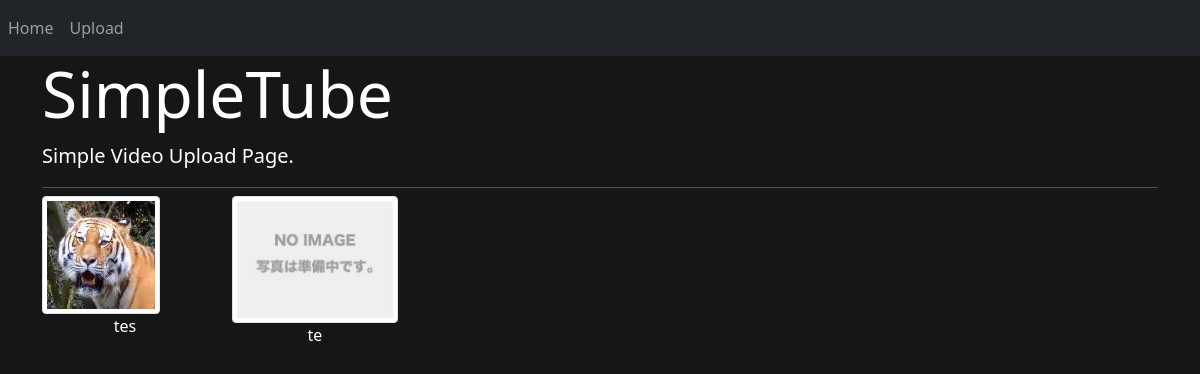
The app's page /, older data.
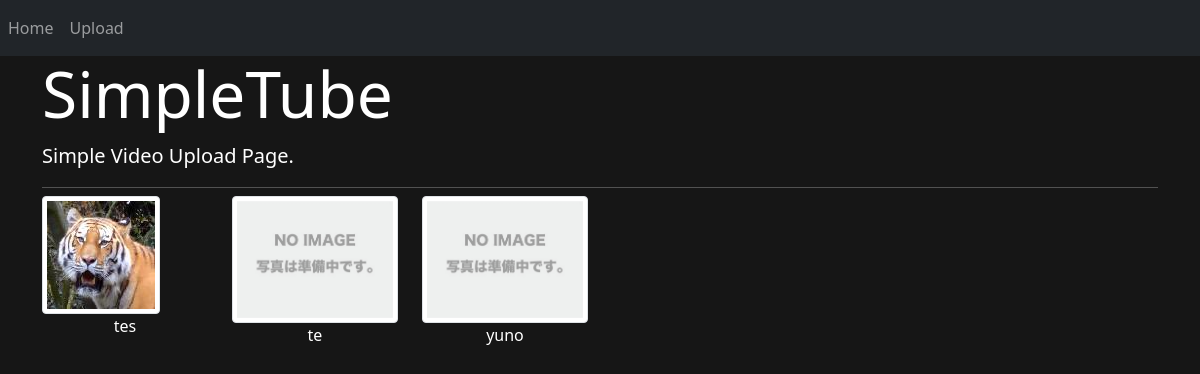
The same page, newer data.
### videos/models.py (models this page shows, shortened)
class Video(models.Model):
    title = models.CharField('Video Title', max_length=255)
    description = models.TextField('Descriptions(optional)', blank=True)
    thumbnail = models.ImageField('Thumbnail(optional)', upload_to='thumbnails/', null=True, blank=True)  # /media/thumbnails/ファイル名
    upload = models.FileField('File', upload_to='uploads/%Y/%m/%d/')  # /media/uploads/2018/3/20/ファイル名
    created_at = models.DateTimeField('Created date', auto_now_add=True)  # default=timezone.nowと違い、入力欄は表示されない
    updated_at = models.DateTimeField('Update date', auto_now=True)  # 更新するたびにその日時が格納される

### videos/views.py (the view)
# urls.py: path('', views.IndexView.as_view(), name='index'),
class IndexView(generic.ListView):
    model = Video

### videos/templates/videos/video_list.html
{% extends 'videos/base.html' %}
{% load static %}
{% block content %}
<div class="row">
  {% for video in video_list %}
    <div class="col-6 col-md-2">
      <a href="{% url 'videos:play' video.pk %}">
        {% if video.thumbnail %}
          <img class="img-thumbnail" src="{{ video.thumbnail.url }}" alt="{{ video.title }}">
        {% else %}
          <img class="img-thumbnail" src="{% static 'videos/noimage.jpg' %}" alt="{{ video.title }}">
        {% endif %}
      </a>
      <p class="text-center">{{ video.title }}</p>
    </div>
  {% endfor %}
</div>
{% endblock %}

Row changes from the older to the newer data that the page shows:
added Video: title "yuno"
